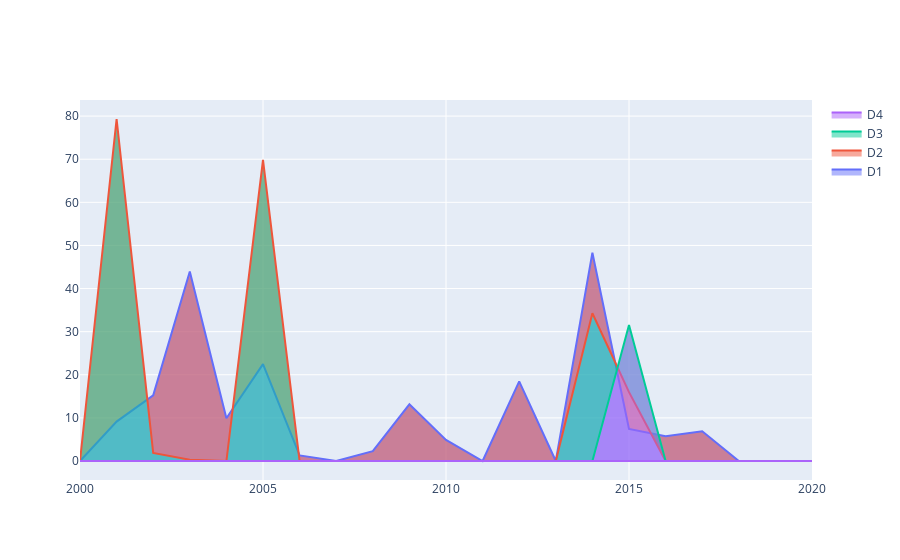

Notebook code for this chart:
### Code cell
county_plot_year_mean(lincoln_drought, 'Lincoln')

### Figure 1 — Plotly figure (JSON) as saved in the notebook; plotly's stock layout.template omitted (floating-point values rounded to 4 significant figures)
{"data": [{"fill": "tonexty", "name": "D1", "type": "scatter", "x": [2000, 2001, 2002, 2003, 2004, 2005, 2006, 2007, 2008, 2009, 2010, 2011, 2012, 2013, 2014, 2015, 2016, 2017, 2018, 2019, 2020], "y": [0, 9.134, 15.23, 43.94, 9.903, 22.48, 1.286, 0, 2.278, 13.16, 4.878, 0, 18.49, 0, 48.32, 7.44, 5.769, 6.892, 0, 0, 0]}, {"fill": "tonexty", "name": "D2", "type": "scatter", "x": [2000, 2001, 2002, 2003, 2004, 2005, 2006, 2007, 2008, 2009, 2010, 2011, 2012, 2013, 2014, 2015, 2016, 2017, 2018, 2019, 2020], "y": [0, 79.33, 1.887, 0.2913, 0, 69.83, 0, 0, 0, 0, 0, 0, 0, 0, 34.26, 15.97, 0, 0, 0, 0, 0]}, {"fill": "tonexty", "name": "D3", "type": "scatter", "x": [2000, 2001, 2002, 2003, 2004, 2005, 2006, 2007, 2008, 2009, 2010, 2011, 2012, 2013, 2014, 2015, 2016, 2017, 2018, 2019, 2020], "y": [0, 0, 0, 0, 0, 0, 0, 0, 0, 0, 0, 0, 0, 0, 0, 31.52, 0, 0, 0, 0, 0]}, {"fill": "tonexty", "name": "D4", "type": "scatter", "x": [2000, 2001, 2002, 2003, 2004, 2005, 2006, 2007, 2008, 2009, 2010, 2011, 2012, 2013, 2014, 2015, 2016, 2017, 2018, 2019, 2020], "y": [0, 0, 0, 0, 0, 0, 0, 0, 0, 0, 0, 0, 0, 0, 0, 0, 0, 0, 0, 0, 0]}], "layout": {"autosize": true, "xaxis": {"autorange": true, "range": [2000, 2020], "type": "linear"}, "yaxis": {"autorange": true, "range": [-4.407, 83.73], "type": "linear"}}}
